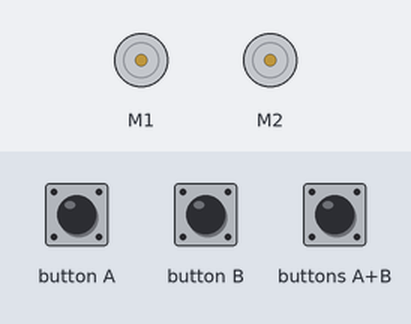
This program was run on a simulated BBC micro:bit (MakeCode). Shown: 2 × DC motor (green arrow = forward, orange = backward, longer = faster). The inputs (shaded band) are chosen by the test bench.

Above: at 1.2 s.
1.3 s: button A pressed for 0.15 s
At 2.1 s:
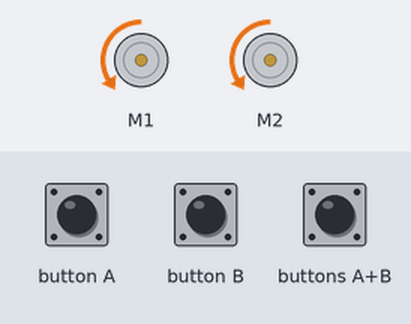
4.4 s: buttons A+B pressed for 0.15 s
At 5.6 s:
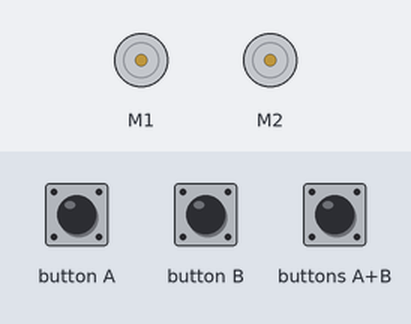
7.5 s: buttons A+B pressed for 1 s
Timing chart, 0 to 19.5 s (numbered marks = the images above; inputs shaded):
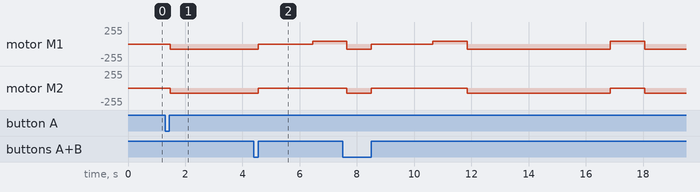

The program:

main.ts
```typescript
input.onButtonPressed(Button.A, function () {
    wuKong.setAllMotor(vitesse, vitesse)
    basic.pause(5000)
    wuKong.setAllMotor(negVitesse, 0)
    basic.pause(rotation_time)
    wuKong.setAllMotor(vitesse, vitesse)
    basic.pause(3000)
    wuKong.setAllMotor(negVitesse, 0)
    basic.pause(rotation_time)
    wuKong.setAllMotor(vitesse, vitesse)
    basic.pause(5000)
    wuKong.setAllMotor(negVitesse, 0)
    basic.pause(rotation_time)
    wuKong.setAllMotor(vitesse, vitesse)
    basic.pause(3000)
    wuKong.stopAllMotor()
})
input.onButtonPressed(Button.AB, function () {
    wuKong.stopAllMotor()
})
let rotation_time = 0
let negVitesse = 0
let vitesse = 0
vitesse = -30
negVitesse = 15
rotation_time = 1200
```

test.ts
```typescript
// les tests vont ici ; cela ne sera pas compilé si ce paquet est utilisé en tant qu'extension.
```

Measured:
- after the input at 1.3 s, motor M1, motor M2: stopped → backward 76/255 after 0.17 s
- after the input at 4.4 s, motor M1: backward 76/255 → stopped after 0.15 s, → forward 38/255 1.9 s later; motor M2: backward 76/255 → stopped after 0.15 s instead of 2.1 s
